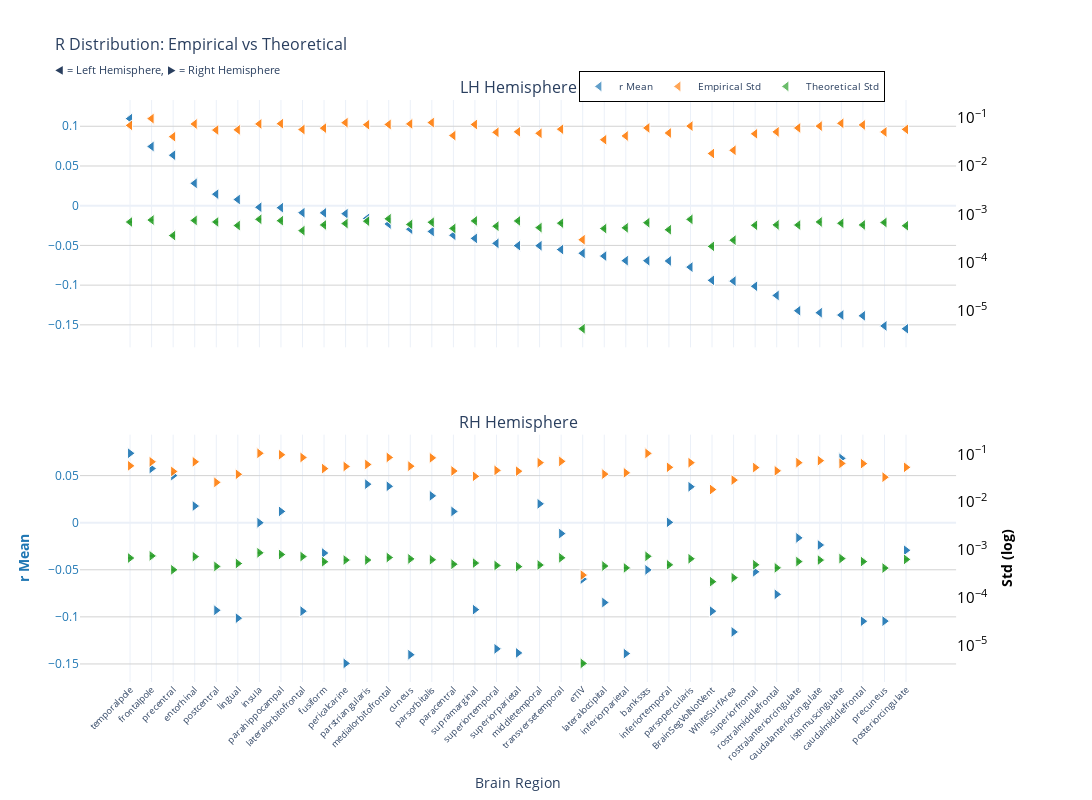
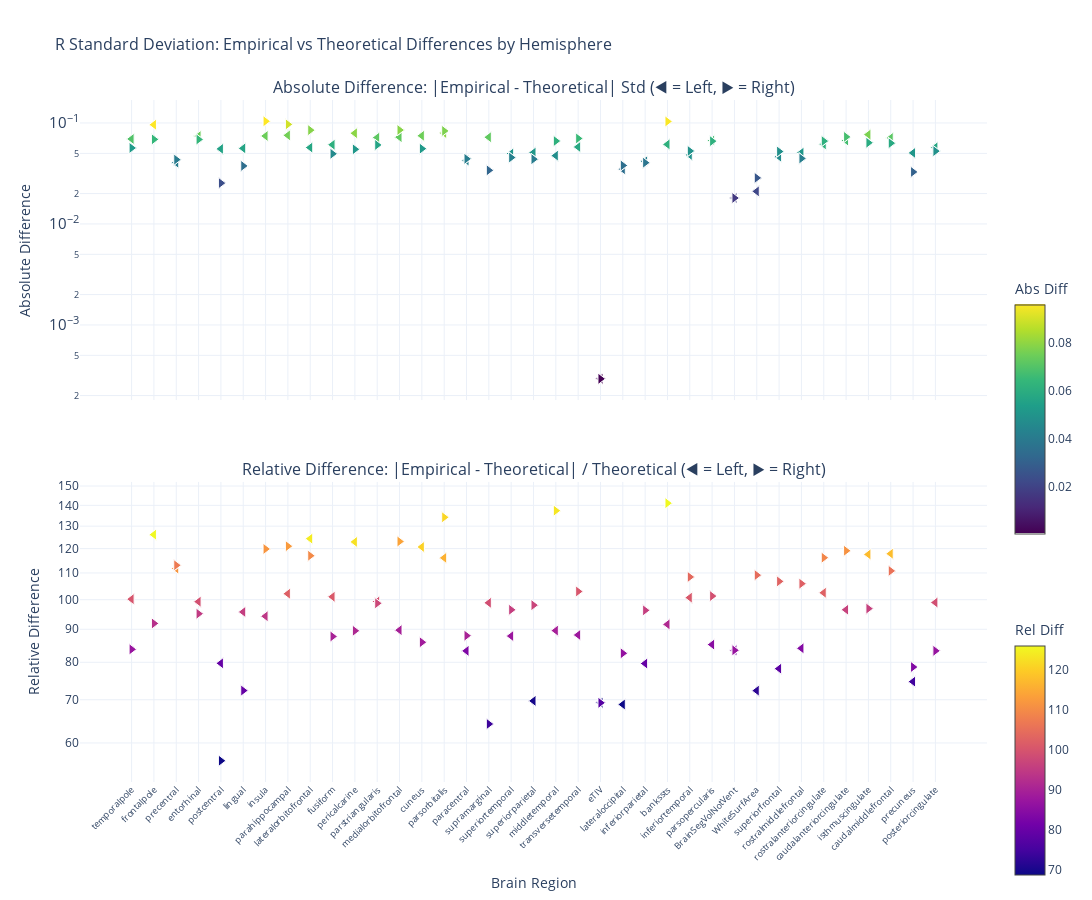

Notebook code for these charts, in order:
### Markdown cell above
### F-statistic

### Code cell
nu_nav = df_navr[(df_navr["study"] == "longitudinal") & (df_navr["group"] == "HC-PD")]
data_path = stats_dir / f"partial_correlation_longitudinal_{METRIC}.parquet"
df, stats = get_test_stats(
    data_path, stat_functions_F, nu_nav, hemisphere=True, study="longitudinal"
)
show_figure(stats, hemisphere=True, stat_name="r", study="longitudinal", metric=METRIC)

### Figure 1 — Plotly figure (JSON) as saved in the notebook; plotly's stock layout.template omitted (floating-point values rounded to 4 significant figures)
{"data": [{"hovertemplate": "<b>%{x}</b><br>Mean r: %{y:.2f}<br><extra></extra>", "legendgroup": "mean", "marker": {"color": "#1f77b4", "line": {"color": "white", "width": 1}, "opacity": 0.7, "size": 10, "symbol": "triangle-left"}, "mode": "markers", "name": "r Mean", "showlegend": true, "type": "scatter", "x": ["temporalpole", "temporalpole", "frontalpole", "frontalpole", "precentral", "precentral", "entorhinal", "entorhinal", "postcentral", "postcentral", "lingual", "lingual", "insula", "insula", "parahippocampal", "parahippocampal", "lateralorbitofrontal", "lateralorbitofrontal", "fusiform", "fusiform", "pericalcarine", "pericalcarine", "parstriangularis", "parstriangularis", "medialorbitofrontal", "medialorbitofrontal", "cuneus", "cuneus", "parsorbitalis", "parsorbitalis", "paracentral", "paracentral", "supramarginal", "supramarginal", "superiortemporal", "superiortemporal", "superiorparietal", "superiorparietal", "middletemporal", "middletemporal", "transversetemporal", "transversetemporal", "eTIV", "eTIV", "lateraloccipital", "lateraloccipital", "inferiorparietal", "inferiorparietal", "bankssts", "bankssts", "inferiortemporal", "inferiortemporal", "parsopercularis", "parsopercularis", "BrainSegVolNotVent", "BrainSegVolNotVent", "WhiteSurfArea", "WhiteSurfArea", "superiorfrontal", "superiorfrontal", "rostralmiddlefrontal", "rostralmiddlefrontal", "rostralanteriorcingulate", "rostralanteriorcingulate", "caudalanteriorcingulate", "caudalanteriorcingulate", "isthmuscingulate", "isthmuscingulate", "caudalmiddlefrontal", "caudalmiddlefrontal", "precuneus", "precuneus", "posteriorcingulate", "posteriorcingulate"], "xaxis": "x", "y": [0.1096, 0.1096, 0.07456, 0.07456, 0.06356, 0.06356, 0.02815, 0.02815, 0.01454, 0.01454, 0.007794, 0.007794, -0.001935, -0.001935, -0.002479, -0.002479, -0.008823, -0.008823, -0.008997, -0.008997, -0.01002, -0.01002, -0.01598, -0.01598, -0.02302, -0.02302, -0.02958, -0.02958, -0.0324, -0.0324, -0.03721, -0.03721, -0.04113, -0.04113, -0.04743, -0.04743, -0.05027, -0.05027, -0.05037, -0.05037, -0.05522, -0.05522, -0.05989, -0.05989, -0.06343, -0.06343, -0.06919, -0.06919, -0.06927, -0.06927, -0.06958, -0.06958, -0.07731, -0.07731, -0.09396, -0.09396, -0.09495, -0.09495, -0.1014, -0.1014, -0.113, -0.113, -0.1322, -0.1322, -0.1347, -0.1347, -0.1376, -0.1376, -0.1386, -0.1386, -0.1514, -0.1514, -0.1549, -0.1549], "yaxis": "y"}, {"hovertemplate": "<b>%{x}</b><br>Empirical Std: %{y:.3f}<br><extra></extra>", "legendgroup": "empirical", "marker": {"color": "#ff7f0e", "line": {"color": "white", "width": 1}, "opacity": 0.7, "size": 10, "symbol": "triangle-left"}, "mode": "markers", "name": "Empirical Std", "showlegend": true, "type": "scatter", "x": ["temporalpole", "temporalpole", "frontalpole", "frontalpole", "precentral", "precentral", "entorhinal", "entorhinal", "postcentral", "postcentral", "lingual", "lingual", "insula", "insula", "parahippocampal", "parahippocampal", "lateralorbitofrontal", "lateralorbitofrontal", "fusiform", "fusiform", "pericalcarine", "pericalcarine", "parstriangularis", "parstriangularis", "medialorbitofrontal", "medialorbitofrontal", "cuneus", "cuneus", "parsorbitalis", "parsorbitalis", "paracentral", "paracentral", "supramarginal", "supramarginal", "superiortemporal", "superiortemporal", "superiorparietal", "superiorparietal", "middletemporal", "middletemporal", "transversetemporal", "transversetemporal", "eTIV", "eTIV", "lateraloccipital", "lateraloccipital", "inferiorparietal", "inferiorparietal", "bankssts", "bankssts", "inferiortemporal", "inferiortemporal", "parsopercularis", "parsopercularis", "BrainSegVolNotVent", "BrainSegVolNotVent", "WhiteSurfArea", "WhiteSurfArea", "superiorfrontal", "superiorfrontal", "rostralmiddlefrontal", "rostralmiddlefrontal", "rostralanteriorcingulate", "rostralanteriorcingulate", "caudalanteriorcingulate", "caudalanteriorcingulate", "isthmuscingulate", "isthmuscingulate", "caudalmiddlefrontal", "caudalmiddlefrontal", "precuneus", "precuneus", "posteriorcingulate", "posteriorcingulate"], "xaxis": "x", "y": [0.07012, 0.07012, 0.09685, 0.09685, 0.04081, 0.04081, 0.07491, 0.07491, 0.05609, 0.05609, 0.05666, 0.05666, 0.07511, 0.07511, 0.07615, 0.07615, 0.05753, 0.05753, 0.06148, 0.06148, 0.07983, 0.07983, 0.07231, 0.07231, 0.07321, 0.07321, 0.07528, 0.07528, 0.0801, 0.0801, 0.04302, 0.04302, 0.073, 0.073, 0.0504, 0.0504, 0.05159, 0.05159, 0.048, 0.048, 0.05849, 0.05849, 0.000297, 0.000297, 0.03534, 0.03534, 0.0423, 0.0423, 0.06206, 0.06206, 0.04872, 0.04872, 0.06776, 0.06776, 0.01829, 0.01829, 0.02132, 0.02132, 0.04688, 0.04688, 0.05139, 0.05139, 0.06202, 0.06202, 0.06773, 0.06773, 0.07735, 0.07735, 0.07159, 0.07159, 0.0512, 0.0512, 0.05795, 0.05795], "yaxis": "y2"}, {"error_y": {"array": [1.377e-05, 1.377e-05, 1.514e-05, 1.514e-05, 7.193e-06, 7.193e-06, 1.484e-05, 1.484e-05, 1.381e-05, 1.381e-05, 1.164e-05, 1.164e-05, 1.566e-05, 1.566e-05, 1.467e-05, 1.467e-05, 9.122e-06, 9.122e-06, 1.197e-05, 1.197e-05, 1.28e-05, 1.28e-05, 1.432e-05, 1.432e-05, 1.604e-05, 1.604e-05, 1.229e-05, 1.229e-05, 1.359e-05, 1.359e-05, 1.014e-05, 1.014e-05, 1.452e-05, 1.452e-05, 1.127e-05, 1.127e-05, 1.45e-05, 1.45e-05, 1.053e-05, 1.053e-05, 1.303e-05, 1.303e-05, 8.401e-08, 8.401e-08, 1.006e-05, 1.006e-05, 1.042e-05, 1.042e-05, 1.332e-05, 1.332e-05, 9.515e-06, 9.515e-06, 1.562e-05, 1.562e-05, 4.301e-06, 4.301e-06, 5.779e-06, 5.779e-06, 1.176e-05, 1.176e-05, 1.2e-05, 1.2e-05, 1.191e-05, 1.191e-05, 1.381e-05, 1.381e-05, 1.297e-05, 1.297e-05, 1.197e-05, 1.197e-05, 1.344e-05, 1.344e-05, 1.151e-05, 1.151e-05], "arrayminus": [1.349e-05, 1.349e-05, 1.484e-05, 1.484e-05, 7.05e-06, 7.05e-06, 1.454e-05, 1.454e-05, 1.353e-05, 1.353e-05, 1.141e-05, 1.141e-05, 1.535e-05, 1.535e-05, 1.438e-05, 1.438e-05, 8.941e-06, 8.941e-06, 1.173e-05, 1.173e-05, 1.255e-05, 1.255e-05, 1.403e-05, 1.403e-05, 1.572e-05, 1.572e-05, 1.205e-05, 1.205e-05, 1.332e-05, 1.332e-05, 9.935e-06, 9.935e-06, 1.423e-05, 1.423e-05, 1.105e-05, 1.105e-05, 1.421e-05, 1.421e-05, 1.032e-05, 1.032e-05, 1.277e-05, 1.277e-05, 8.235e-08, 8.235e-08, 9.858e-06, 9.858e-06, 1.021e-05, 1.021e-05, 1.305e-05, 1.305e-05, 9.326e-06, 9.326e-06, 1.531e-05, 1.531e-05, 4.215e-06, 4.215e-06, 5.665e-06, 5.665e-06, 1.153e-05, 1.153e-05, 1.176e-05, 1.176e-05, 1.167e-05, 1.167e-05, 1.353e-05, 1.353e-05, 1.271e-05, 1.271e-05, 1.174e-05, 1.174e-05, 1.318e-05, 1.318e-05, 1.129e-05, 1.129e-05], "color": "#2ca02c", "thickness": 1, "type": "data", "visible": true, "width": 2}, "hovertemplate": "<b>%{x}</b><br>Theoretical Std: %{y:.3f}<br><extra></extra>", "legendgroup": "theoretical", "marker": {"color": "#2ca02c", "line": {"color": "white", "width": 1}, "opacity": 0.7, "size": 10, "symbol": "triangle-left"}, "mode": "markers", "name": "Theoretical Std", "showlegend": true, "type": "scatter", "x": ["temporalpole", "temporalpole", "frontalpole", "frontalpole", "precentral", "precentral", "entorhinal", "entorhinal", "postcentral", "postcentral", "lingual", "lingual", "insula", "insula", "parahippocampal", "parahippocampal", "lateralorbitofrontal", "lateralorbitofrontal", "fusiform", "fusiform", "pericalcarine", "pericalcarine", "parstriangularis", "parstriangularis", "medialorbitofrontal", "medialorbitofrontal", "cuneus", "cuneus", "parsorbitalis", "parsorbitalis", "paracentral", "paracentral", "supramarginal", "supramarginal", "superiortemporal", "superiortemporal", "superiorparietal", "superiorparietal", "middletemporal", "middletemporal", "transversetemporal", "transversetemporal", "eTIV", "eTIV", "lateraloccipital", "lateraloccipital", "inferiorparietal", "inferiorparietal", "bankssts", "bankssts", "inferiortemporal", "inferiortemporal", "parsopercularis", "parsopercularis", "BrainSegVolNotVent", "BrainSegVolNotVent", "WhiteSurfArea", "WhiteSurfArea", "superiorfrontal", "superiorfrontal", "rostralmiddlefrontal", "rostralmiddlefrontal", "rostralanteriorcingulate", "rostralanteriorcingulate", "caudalanteriorcingulate", "caudalanteriorcingulate", "isthmuscingulate", "isthmuscingulate", "caudalmiddlefrontal", "caudalmiddlefrontal", "precuneus", "precuneus", "posteriorcingulate", "posteriorcingulate"], "xaxis": "x", "y": [0.0006929, 0.0006929, 0.0007619, 0.0007619, 0.000362, 0.000362, 0.0007468, 0.0007468, 0.0006949, 0.0006949, 0.0005857, 0.0005857, 0.0007883, 0.0007883, 0.0007382, 0.0007382, 0.0004591, 0.0004591, 0.0006025, 0.0006025, 0.0006444, 0.0006444, 0.0007205, 0.0007205, 0.000807, 0.000807, 0.0006186, 0.0006186, 0.0006841, 0.0006841, 0.0005101, 0.0005101, 0.0007308, 0.0007308, 0.0005673, 0.0005673, 0.0007295, 0.0007295, 0.0005301, 0.0005301, 0.0006559, 0.0006559, 4.228e-06, 4.228e-06, 0.0005062, 0.0005062, 0.0005244, 0.0005244, 0.0006703, 0.0006703, 0.0004789, 0.0004789, 0.0007859, 0.0007859, 0.0002164, 0.0002164, 0.0002909, 0.0002909, 0.0005919, 0.0005919, 0.0006039, 0.0006039, 0.0005992, 0.0005992, 0.0006948, 0.0006948, 0.0006526, 0.0006526, 0.0006026, 0.0006026, 0.0006766, 0.0006766, 0.0005795, 0.0005795], "yaxis": "y2"}, {"hovertemplate": "<b>%{x}</b><br>Mean r: %{y:.2f}<br><extra></extra>", "legendgroup": "mean", "marker": {"color": "#1f77b4", "line": {"color": "white", "width": 1}, "opacity": 0.7, "size": 10, "symbol": "triangle-right"}, "mode": "markers", "name": "r Mean", "showlegend": false, "type": "scatter", "x": ["temporalpole", "temporalpole", "isthmuscingulate", "isthmuscingulate", "frontalpole", "frontalpole", "precentral", "precentral", "parstriangularis", "parstriangularis", "medialorbitofrontal", "medialorbitofrontal", "parsopercularis", "parsopercularis", "parsorbitalis", "parsorbitalis", "middletemporal", "middletemporal", "entorhinal", "entorhinal", "parahippocampal", "parahippocampal", "paracentral", "paracentral", "inferiortemporal", "inferiortemporal", "insula", "insula", "transversetemporal", "transversetemporal", "rostralanteriorcingulate", "rostralanteriorcingulate", "caudalanteriorcingulate", "caudalanteriorcingulate", "posteriorcingulate", "posteriorcingulate", "fusiform", "fusiform", "bankssts", "bankssts", "superiorfrontal", "superiorfrontal", "eTIV", "eTIV", "rostralmiddlefrontal", "rostralmiddlefrontal", "lateraloccipital", "lateraloccipital", "supramarginal", "supramarginal", "postcentral", "postcentral", "lateralorbitofrontal", "lateralorbitofrontal", "BrainSegVolNotVent", "BrainSegVolNotVent", "lingual", "lingual", "precuneus", "precuneus", "caudalmiddlefrontal", "caudalmiddlefrontal", "WhiteSurfArea", "WhiteSurfArea", "superiortemporal", "superiortemporal", "superiorparietal", "superiorparietal", "inferiorparietal", "inferiorparietal", "cuneus", "cuneus", "pericalcarine", "pericalcarine"], "xaxis": "x2", "y": [0.07372, 0.07372, 0.06831, 0.06831, 0.05755, 0.05755, 0.05001, 0.05001, 0.04091, 0.04091, 0.03862, 0.03862, 0.03815, 0.03815, 0.02853, 0.02853, 0.02002, 0.02002, 0.01769, 0.01769, 0.01199, 0.01199, 0.01195, 0.01195, 0.0003813, 0.0003813, -2.163e-05, -2.163e-05, -0.01155, -0.01155, -0.0161, -0.0161, -0.02367, -0.02367, -0.02927, -0.02927, -0.03223, -0.03223, -0.05011, -0.05011, -0.05212, -0.05212, -0.05989, -0.05989, -0.07608, -0.07608, -0.08477, -0.08477, -0.09229, -0.09229, -0.09301, -0.09301, -0.09393, -0.09393, -0.09396, -0.09396, -0.1014, -0.1014, -0.1045, -0.1045, -0.1046, -0.1046, -0.116, -0.116, -0.134, -0.134, -0.1383, -0.1383, -0.139, -0.139, -0.1402, -0.1402, -0.1494, -0.1494], "yaxis": "y3"}, {"hovertemplate": "<b>%{x}</b><br>Empirical Std: %{y:.3f}<br><extra></extra>", "legendgroup": "empirical", "marker": {"color": "#ff7f0e", "line": {"color": "white", "width": 1}, "opacity": 0.7, "size": 10, "symbol": "triangle-right"}, "mode": "markers", "name": "Empirical Std", "showlegend": false, "type": "scatter", "x": ["temporalpole", "temporalpole", "isthmuscingulate", "isthmuscingulate", "frontalpole", "frontalpole", "precentral", "precentral", "parstriangularis", "parstriangularis", "medialorbitofrontal", "medialorbitofrontal", "parsopercularis", "parsopercularis", "parsorbitalis", "parsorbitalis", "middletemporal", "middletemporal", "entorhinal", "entorhinal", "parahippocampal", "parahippocampal", "paracentral", "paracentral", "inferiortemporal", "inferiortemporal", "insula", "insula", "transversetemporal", "transversetemporal", "rostralanteriorcingulate", "rostralanteriorcingulate", "caudalanteriorcingulate", "caudalanteriorcingulate", "posteriorcingulate", "posteriorcingulate", "fusiform", "fusiform", "bankssts", "bankssts", "superiorfrontal", "superiorfrontal", "eTIV", "eTIV", "rostralmiddlefrontal", "rostralmiddlefrontal", "lateraloccipital", "lateraloccipital", "supramarginal", "supramarginal", "postcentral", "postcentral", "lateralorbitofrontal", "lateralorbitofrontal", "BrainSegVolNotVent", "BrainSegVolNotVent", "lingual", "lingual", "precuneus", "precuneus", "caudalmiddlefrontal", "caudalmiddlefrontal", "WhiteSurfArea", "WhiteSurfArea", "superiortemporal", "superiortemporal", "superiorparietal", "superiorparietal", "inferiorparietal", "inferiorparietal", "cuneus", "cuneus", "pericalcarine", "pericalcarine"], "xaxis": "x2", "y": [0.05726, 0.05726, 0.06437, 0.06437, 0.06958, 0.06958, 0.04373, 0.04373, 0.06119, 0.06119, 0.08583, 0.08583, 0.06672, 0.06672, 0.08402, 0.08402, 0.06675, 0.06675, 0.0694, 0.0694, 0.09768, 0.09768, 0.04464, 0.04464, 0.05329, 0.05329, 0.1049, 0.1049, 0.07098, 0.07098, 0.06668, 0.06668, 0.07345, 0.07345, 0.05327, 0.05327, 0.05008, 0.05008, 0.1042, 0.1042, 0.05264, 0.05264, 0.000297, 0.000297, 0.04496, 0.04496, 0.03841, 0.03841, 0.0345, 0.0345, 0.02583, 0.02583, 0.08563, 0.08563, 0.01829, 0.01829, 0.03807, 0.03807, 0.03315, 0.03315, 0.06369, 0.06369, 0.02885, 0.02885, 0.04597, 0.04597, 0.04427, 0.04427, 0.04086, 0.04086, 0.05631, 0.05631, 0.05549, 0.05549], "yaxis": "y4"}, {"error_y": {"array": [1.342e-05, 1.342e-05, 1.307e-05, 1.307e-05, 1.488e-05, 1.488e-05, 7.617e-06, 7.617e-06, 1.219e-05, 1.219e-05, 1.374e-05, 1.374e-05, 1.296e-05, 1.296e-05, 1.235e-05, 1.235e-05, 9.585e-06, 9.585e-06, 1.434e-05, 1.434e-05, 1.591e-05, 1.591e-05, 9.97e-06, 9.97e-06, 9.675e-06, 9.675e-06, 1.724e-05, 1.724e-05, 1.356e-05, 1.356e-05, 1.131e-05, 1.131e-05, 1.215e-05, 1.215e-05, 1.255e-05, 1.255e-05, 1.122e-05, 1.122e-05, 1.458e-05, 1.458e-05, 9.707e-06, 9.707e-06, 8.401e-08, 8.401e-08, 8.357e-06, 8.357e-06, 9.128e-06, 9.128e-06, 1.051e-05, 1.051e-05, 8.953e-06, 8.953e-06, 1.442e-05, 1.442e-05, 4.301e-06, 4.301e-06, 1.032e-05, 1.032e-05, 8.27e-06, 8.27e-06, 1.132e-05, 1.132e-05, 5.203e-06, 5.203e-06, 9.372e-06, 9.372e-06, 8.877e-06, 8.877e-06, 8.345e-06, 8.345e-06, 1.287e-05, 1.287e-05, 1.218e-05, 1.218e-05], "arrayminus": [1.315e-05, 1.315e-05, 1.281e-05, 1.281e-05, 1.459e-05, 1.459e-05, 7.466e-06, 7.466e-06, 1.195e-05, 1.195e-05, 1.347e-05, 1.347e-05, 1.27e-05, 1.27e-05, 1.211e-05, 1.211e-05, 9.395e-06, 9.395e-06, 1.406e-05, 1.406e-05, 1.559e-05, 1.559e-05, 9.772e-06, 9.772e-06, 9.484e-06, 9.484e-06, 1.69e-05, 1.69e-05, 1.329e-05, 1.329e-05, 1.108e-05, 1.108e-05, 1.191e-05, 1.191e-05, 1.23e-05, 1.23e-05, 1.099e-05, 1.099e-05, 1.429e-05, 1.429e-05, 9.515e-06, 9.515e-06, 8.235e-08, 8.235e-08, 8.191e-06, 8.191e-06, 8.947e-06, 8.947e-06, 1.03e-05, 1.03e-05, 8.776e-06, 8.776e-06, 1.414e-05, 1.414e-05, 4.215e-06, 4.215e-06, 1.011e-05, 1.011e-05, 8.106e-06, 8.106e-06, 1.109e-05, 1.109e-05, 5.1e-06, 5.1e-06, 9.186e-06, 9.186e-06, 8.701e-06, 8.701e-06, 8.179e-06, 8.179e-06, 1.262e-05, 1.262e-05, 1.194e-05, 1.194e-05], "color": "#2ca02c", "thickness": 1, "type": "data", "visible": true, "width": 2}, "hovertemplate": "<b>%{x}</b><br>Theoretical Std: %{y:.3f}<br><extra></extra>", "legendgroup": "theoretical", "marker": {"color": "#2ca02c", "line": {"color": "white", "width": 1}, "opacity": 0.7, "size": 10, "symbol": "triangle-right"}, "mode": "markers", "name": "Theoretical Std", "showlegend": false, "type": "scatter", "x": ["temporalpole", "temporalpole", "isthmuscingulate", "isthmuscingulate", "frontalpole", "frontalpole", "precentral", "precentral", "parstriangularis", "parstriangularis", "medialorbitofrontal", "medialorbitofrontal", "parsopercularis", "parsopercularis", "parsorbitalis", "parsorbitalis", "middletemporal", "middletemporal", "entorhinal", "entorhinal", "parahippocampal", "parahippocampal", "paracentral", "paracentral", "inferiortemporal", "inferiortemporal", "insula", "insula", "transversetemporal", "transversetemporal", "rostralanteriorcingulate", "rostralanteriorcingulate", "caudalanteriorcingulate", "caudalanteriorcingulate", "posteriorcingulate", "posteriorcingulate", "fusiform", "fusiform", "bankssts", "bankssts", "superiorfrontal", "superiorfrontal", "eTIV", "eTIV", "rostralmiddlefrontal", "rostralmiddlefrontal", "lateraloccipital", "lateraloccipital", "supramarginal", "supramarginal", "postcentral", "postcentral", "lateralorbitofrontal", "lateralorbitofrontal", "BrainSegVolNotVent", "BrainSegVolNotVent", "lingual", "lingual", "precuneus", "precuneus", "caudalmiddlefrontal", "caudalmiddlefrontal", "WhiteSurfArea", "WhiteSurfArea", "superiortemporal", "superiortemporal", "superiorparietal", "superiorparietal", "inferiorparietal", "inferiorparietal", "cuneus", "cuneus", "pericalcarine", "pericalcarine"], "xaxis": "x2", "y": [0.0006754, 0.0006754, 0.0006577, 0.0006577, 0.000749, 0.000749, 0.0003833, 0.0003833, 0.0006136, 0.0006136, 0.0006918, 0.0006918, 0.0006522, 0.0006522, 0.0006217, 0.0006217, 0.0004824, 0.0004824, 0.0007219, 0.0007219, 0.0008005, 0.0008005, 0.0005018, 0.0005018, 0.0004869, 0.0004869, 0.0008679, 0.0008679, 0.0006826, 0.0006826, 0.0005692, 0.0005692, 0.0006117, 0.0006117, 0.0006317, 0.0006317, 0.0005645, 0.0005645, 0.0007337, 0.0007337, 0.0004885, 0.0004885, 4.228e-06, 4.228e-06, 0.0004206, 0.0004206, 0.0004594, 0.0004594, 0.0005291, 0.0005291, 0.0004506, 0.0004506, 0.0007258, 0.0007258, 0.0002164, 0.0002164, 0.0005191, 0.0005191, 0.0004162, 0.0004162, 0.0005696, 0.0005696, 0.0002619, 0.0002619, 0.0004717, 0.0004717, 0.0004468, 0.0004468, 0.00042, 0.00042, 0.0006478, 0.0006478, 0.0006131, 0.0006131], "yaxis": "y4"}], "layout": {"annotations": [{"font": {"size": 16}, "showarrow": false, "text": "LH Hemisphere", "x": 0.47, "xanchor": "center", "xref": "paper", "y": 1, "yanchor": "bottom", "yref": "paper"}, {"font": {"size": 16}, "showarrow": false, "text": "RH Hemisphere", "x": 0.47, "xanchor": "center", "xref": "paper", "y": 0.425, "yanchor": "bottom", "yref": "paper"}], "height": 800, "hovermode": "x", "legend": {"bgcolor": "rgba(255, 255, 255, 0.9)", "bordercolor": "black", "borderwidth": 1, "font": {"size": 10}, "orientation": "h", "x": 0.7, "xanchor": "center", "y": 1.05}, "title": {"font": {"size": 16}, "text": "R Distribution: Empirical vs Theoretical<br><sub>◀ = Left Hemisphere, ▶ = Right Hemisphere</sub>"}, "width": 1400, "xaxis": {"anchor": "y", "domain": [0, 0.94], "matches": "x2", "showticklabels": false}, "xaxis2": {"anchor": "y3", "domain": [0, 0.94], "tickangle": -45, "tickfont": {"size": 9}, "title": {"text": "Brain Region"}}, "yaxis": {"anchor": "x", "domain": [0.575, 1], "gridcolor": "lightgray", "showgrid": true, "tickfont": {"color": "#1f77b4"}, "title": {"font": {"color": "#1f77b4"}, "text": ""}}, "yaxis2": {"anchor": "x", "exponentformat": "power", "overlaying": "y", "showgrid": false, "side": "right", "tickfont": {"color": "black"}, "title": {"font": {"color": "black"}, "text": ""}, "type": "log"}, "yaxis3": {"anchor": "x2", "domain": [0, 0.425], "gridcolor": "lightgray", "showgrid": true, "tickfont": {"color": "#1f77b4"}, "title": {"font": {"color": "#1f77b4"}, "text": "<b>r Mean</b>"}}, "yaxis4": {"anchor": "x2", "exponentformat": "power", "overlaying": "y3", "showgrid": false, "side": "right", "tickfont": {"color": "black"}, "title": {"font": {"color": "black"}, "text": "<b>Std (log)</b>"}, "type": "log"}}}

### Figure 2 — Plotly figure (JSON) as saved in the notebook; plotly's stock layout.template omitted (floating-point values rounded to 4 significant figures)
{"data": [{"hovertemplate": "<b>%{x}</b><br>Hemisphere: %{text}<br>Abs Diff: %{y:.4f}<br><extra></extra>", "legendgroup": "abs_lh", "marker": {"color": [0.06943, 0.06943, 0.09609, 0.09609, 0.04045, 0.04045, 0.07416, 0.07416, 0.05539, 0.05539, 0.05607, 0.05607, 0.07432, 0.07432, 0.07541, 0.07541, 0.05707, 0.05707, 0.06088, 0.06088, 0.07919, 0.07919, 0.07159, 0.07159, 0.07241, 0.07241, 0.07466, 0.07466, 0.07941, 0.07941, 0.04251, 0.04251, 0.07227, 0.07227, 0.04984, 0.04984, 0.05086, 0.05086, 0.04747, 0.04747, 0.05783, 0.05783, 0.0002927, 0.0002927, 0.03484, 0.03484, 0.04177, 0.04177, 0.06139, 0.06139, 0.04824, 0.04824, 0.06697, 0.06697, 0.01807, 0.01807, 0.02103, 0.02103, 0.04629, 0.04629, 0.05078, 0.05078, 0.06142, 0.06142, 0.06704, 0.06704, 0.0767, 0.0767, 0.07099, 0.07099, 0.05052, 0.05052, 0.05737, 0.05737], "colorbar": {"len": 0.4, "title": {"text": "Abs Diff"}, "y": 0.75, "yanchor": "top"}, "colorscale": [[0, "#440154"], [0.1111, "#482878"], [0.2222, "#3e4989"], [0.3333, "#31688e"], [0.4444, "#26828e"], [0.5556, "#1f9e89"], [0.6667, "#35b779"], [0.7778, "#6ece58"], [0.8889, "#b5de2b"], [1, "#fde725"]], "line": {"color": "white", "width": 1}, "showscale": true, "size": 10, "symbol": "triangle-left"}, "mode": "markers", "name": "Absolute (lh)", "showlegend": false, "text": ["lh", "lh", "lh", "lh", "lh", "lh", "lh", "lh", "lh", "lh", "lh", "lh", "lh", "lh", "lh", "lh", "lh", "lh", "lh", "lh", "lh", "lh", "lh", "lh", "lh", "lh", "lh", "lh", "lh", "lh", "lh", "lh", "lh", "lh", "lh", "lh", "lh", "lh", "lh", "lh", "lh", "lh", "lh", "lh", "lh", "lh", "lh", "lh", "lh", "lh", "lh", "lh", "lh", "lh", "lh", "lh", "lh", "lh", "lh", "lh", "lh", "lh", "lh", "lh", "lh", "lh", "lh", "lh", "lh", "lh", "lh", "lh", "lh", "lh"], "type": "scatter", "x": ["temporalpole", "temporalpole", "frontalpole", "frontalpole", "precentral", "precentral", "entorhinal", "entorhinal", "postcentral", "postcentral", "lingual", "lingual", "insula", "insula", "parahippocampal", "parahippocampal", "lateralorbitofrontal", "lateralorbitofrontal", "fusiform", "fusiform", "pericalcarine", "pericalcarine", "parstriangularis", "parstriangularis", "medialorbitofrontal", "medialorbitofrontal", "cuneus", "cuneus", "parsorbitalis", "parsorbitalis", "paracentral", "paracentral", "supramarginal", "supramarginal", "superiortemporal", "superiortemporal", "superiorparietal", "superiorparietal", "middletemporal", "middletemporal", "transversetemporal", "transversetemporal", "eTIV", "eTIV", "lateraloccipital", "lateraloccipital", "inferiorparietal", "inferiorparietal", "bankssts", "bankssts", "inferiortemporal", "inferiortemporal", "parsopercularis", "parsopercularis", "BrainSegVolNotVent", "BrainSegVolNotVent", "WhiteSurfArea", "WhiteSurfArea", "superiorfrontal", "superiorfrontal", "rostralmiddlefrontal", "rostralmiddlefrontal", "rostralanteriorcingulate", "rostralanteriorcingulate", "caudalanteriorcingulate", "caudalanteriorcingulate", "isthmuscingulate", "isthmuscingulate", "caudalmiddlefrontal", "caudalmiddlefrontal", "precuneus", "precuneus", "posteriorcingulate", "posteriorcingulate"], "xaxis": "x", "y": [0.06943, 0.06943, 0.09609, 0.09609, 0.04045, 0.04045, 0.07416, 0.07416, 0.05539, 0.05539, 0.05607, 0.05607, 0.07432, 0.07432, 0.07541, 0.07541, 0.05707, 0.05707, 0.06088, 0.06088, 0.07919, 0.07919, 0.07159, 0.07159, 0.07241, 0.07241, 0.07466, 0.07466, 0.07941, 0.07941, 0.04251, 0.04251, 0.07227, 0.07227, 0.04984, 0.04984, 0.05086, 0.05086, 0.04747, 0.04747, 0.05783, 0.05783, 0.0002927, 0.0002927, 0.03484, 0.03484, 0.04177, 0.04177, 0.06139, 0.06139, 0.04824, 0.04824, 0.06697, 0.06697, 0.01807, 0.01807, 0.02103, 0.02103, 0.04629, 0.04629, 0.05078, 0.05078, 0.06142, 0.06142, 0.06704, 0.06704, 0.0767, 0.0767, 0.07099, 0.07099, 0.05052, 0.05052, 0.05737, 0.05737], "yaxis": "y"}, {"hovertemplate": "<b>%{x}</b><br>Hemisphere: %{text}<br>Rel Diff: %{y:.2%}<br><extra></extra>", "legendgroup": "rel_lh", "marker": {"color": [100.2, 100.2, 126.1, 126.1, 111.7, 111.7, 99.31, 99.31, 79.72, 79.72, 95.73, 95.73, 94.28, 94.28, 102.2, 102.2, 124.3, 124.3, 101.0, 101.0, 122.9, 122.9, 99.36, 99.36, 89.72, 89.72, 120.7, 120.7, 116.1, 116.1, 83.32, 83.32, 98.89, 98.89, 87.84, 87.84, 69.71, 69.71, 89.56, 89.56, 88.18, 88.18, 69.23, 69.23, 68.83, 68.83, 79.65, 79.65, 91.58, 91.58, 100.7, 100.7, 85.21, 85.21, 83.5, 83.5, 72.31, 72.31, 78.2, 78.2, 84.09, 84.09, 102.5, 102.5, 96.48, 96.48, 117.5, 117.5, 117.8, 117.8, 74.67, 74.67, 99.0, 99.0], "colorbar": {"len": 0.4, "title": {"text": "Rel Diff"}, "y": 0.25, "yanchor": "top"}, "colorscale": [[0, "#0d0887"], [0.1111, "#46039f"], [0.2222, "#7201a8"], [0.3333, "#9c179e"], [0.4444, "#bd3786"], [0.5556, "#d8576b"], [0.6667, "#ed7953"], [0.7778, "#fb9f3a"], [0.8889, "#fdca26"], [1, "#f0f921"]], "line": {"color": "white", "width": 1}, "showscale": true, "size": 10, "symbol": "triangle-left"}, "mode": "markers", "name": "Relative (lh)", "showlegend": false, "text": ["lh", "lh", "lh", "lh", "lh", "lh", "lh", "lh", "lh", "lh", "lh", "lh", "lh", "lh", "lh", "lh", "lh", "lh", "lh", "lh", "lh", "lh", "lh", "lh", "lh", "lh", "lh", "lh", "lh", "lh", "lh", "lh", "lh", "lh", "lh", "lh", "lh", "lh", "lh", "lh", "lh", "lh", "lh", "lh", "lh", "lh", "lh", "lh", "lh", "lh", "lh", "lh", "lh", "lh", "lh", "lh", "lh", "lh", "lh", "lh", "lh", "lh", "lh", "lh", "lh", "lh", "lh", "lh", "lh", "lh", "lh", "lh", "lh", "lh"], "type": "scatter", "x": ["temporalpole", "temporalpole", "frontalpole", "frontalpole", "precentral", "precentral", "entorhinal", "entorhinal", "postcentral", "postcentral", "lingual", "lingual", "insula", "insula", "parahippocampal", "parahippocampal", "lateralorbitofrontal", "lateralorbitofrontal", "fusiform", "fusiform", "pericalcarine", "pericalcarine", "parstriangularis", "parstriangularis", "medialorbitofrontal", "medialorbitofrontal", "cuneus", "cuneus", "parsorbitalis", "parsorbitalis", "paracentral", "paracentral", "supramarginal", "supramarginal", "superiortemporal", "superiortemporal", "superiorparietal", "superiorparietal", "middletemporal", "middletemporal", "transversetemporal", "transversetemporal", "eTIV", "eTIV", "lateraloccipital", "lateraloccipital", "inferiorparietal", "inferiorparietal", "bankssts", "bankssts", "inferiortemporal", "inferiortemporal", "parsopercularis", "parsopercularis", "BrainSegVolNotVent", "BrainSegVolNotVent", "WhiteSurfArea", "WhiteSurfArea", "superiorfrontal", "superiorfrontal", "rostralmiddlefrontal", "rostralmiddlefrontal", "rostralanteriorcingulate", "rostralanteriorcingulate", "caudalanteriorcingulate", "caudalanteriorcingulate", "isthmuscingulate", "isthmuscingulate", "caudalmiddlefrontal", "caudalmiddlefrontal", "precuneus", "precuneus", "posteriorcingulate", "posteriorcingulate"], "xaxis": "x2", "y": [100.2, 100.2, 126.1, 126.1, 111.7, 111.7, 99.31, 99.31, 79.72, 79.72, 95.73, 95.73, 94.28, 94.28, 102.2, 102.2, 124.3, 124.3, 101.0, 101.0, 122.9, 122.9, 99.36, 99.36, 89.72, 89.72, 120.7, 120.7, 116.1, 116.1, 83.32, 83.32, 98.89, 98.89, 87.84, 87.84, 69.71, 69.71, 89.56, 89.56, 88.18, 88.18, 69.23, 69.23, 68.83, 68.83, 79.65, 79.65, 91.58, 91.58, 100.7, 100.7, 85.21, 85.21, 83.5, 83.5, 72.31, 72.31, 78.2, 78.2, 84.09, 84.09, 102.5, 102.5, 96.48, 96.48, 117.5, 117.5, 117.8, 117.8, 74.67, 74.67, 99.0, 99.0], "yaxis": "y2"}, {"hovertemplate": "<b>%{x}</b><br>Hemisphere: %{text}<br>Abs Diff: %{y:.4f}<br><extra></extra>", "legendgroup": "abs_rh", "marker": {"color": [0.05658, 0.05658, 0.06371, 0.06371, 0.06883, 0.06883, 0.04334, 0.04334, 0.06058, 0.06058, 0.08514, 0.08514, 0.06607, 0.06607, 0.0834, 0.0834, 0.06627, 0.06627, 0.06867, 0.06867, 0.09687, 0.09687, 0.04414, 0.04414, 0.05281, 0.05281, 0.104, 0.104, 0.0703, 0.0703, 0.06611, 0.06611, 0.07283, 0.07283, 0.05264, 0.05264, 0.04952, 0.04952, 0.1035, 0.1035, 0.05215, 0.05215, 0.0002927, 0.0002927, 0.04454, 0.04454, 0.03795, 0.03795, 0.03397, 0.03397, 0.02538, 0.02538, 0.0849, 0.0849, 0.01807, 0.01807, 0.03755, 0.03755, 0.03274, 0.03274, 0.06313, 0.06313, 0.02859, 0.02859, 0.0455, 0.0455, 0.04382, 0.04382, 0.04044, 0.04044, 0.05566, 0.05566, 0.05488, 0.05488], "colorbar": {"len": 0.4, "title": {"text": "Abs Diff"}, "y": 0.75, "yanchor": "top"}, "colorscale": [[0, "#440154"], [0.1111, "#482878"], [0.2222, "#3e4989"], [0.3333, "#31688e"], [0.4444, "#26828e"], [0.5556, "#1f9e89"], [0.6667, "#35b779"], [0.7778, "#6ece58"], [0.8889, "#b5de2b"], [1, "#fde725"]], "line": {"color": "white", "width": 1}, "showscale": false, "size": 10, "symbol": "triangle-right"}, "mode": "markers", "name": "Absolute (rh)", "showlegend": false, "text": ["rh", "rh", "rh", "rh", "rh", "rh", "rh", "rh", "rh", "rh", "rh", "rh", "rh", "rh", "rh", "rh", "rh", "rh", "rh", "rh", "rh", "rh", "rh", "rh", "rh", "rh", "rh", "rh", "rh", "rh", "rh", "rh", "rh", "rh", "rh", "rh", "rh", "rh", "rh", "rh", "rh", "rh", "rh", "rh", "rh", "rh", "rh", "rh", "rh", "rh", "rh", "rh", "rh", "rh", "rh", "rh", "rh", "rh", "rh", "rh", "rh", "rh", "rh", "rh", "rh", "rh", "rh", "rh", "rh", "rh", "rh", "rh", "rh", "rh"], "type": "scatter", "x": ["temporalpole", "temporalpole", "isthmuscingulate", "isthmuscingulate", "frontalpole", "frontalpole", "precentral", "precentral", "parstriangularis", "parstriangularis", "medialorbitofrontal", "medialorbitofrontal", "parsopercularis", "parsopercularis", "parsorbitalis", "parsorbitalis", "middletemporal", "middletemporal", "entorhinal", "entorhinal", "parahippocampal", "parahippocampal", "paracentral", "paracentral", "inferiortemporal", "inferiortemporal", "insula", "insula", "transversetemporal", "transversetemporal", "rostralanteriorcingulate", "rostralanteriorcingulate", "caudalanteriorcingulate", "caudalanteriorcingulate", "posteriorcingulate", "posteriorcingulate", "fusiform", "fusiform", "bankssts", "bankssts", "superiorfrontal", "superiorfrontal", "eTIV", "eTIV", "rostralmiddlefrontal", "rostralmiddlefrontal", "lateraloccipital", "lateraloccipital", "supramarginal", "supramarginal", "postcentral", "postcentral", "lateralorbitofrontal", "lateralorbitofrontal", "BrainSegVolNotVent", "BrainSegVolNotVent", "lingual", "lingual", "precuneus", "precuneus", "caudalmiddlefrontal", "caudalmiddlefrontal", "WhiteSurfArea", "WhiteSurfArea", "superiortemporal", "superiortemporal", "superiorparietal", "superiorparietal", "inferiorparietal", "inferiorparietal", "cuneus", "cuneus", "pericalcarine", "pericalcarine"], "xaxis": "x", "y": [0.05658, 0.05658, 0.06371, 0.06371, 0.06883, 0.06883, 0.04334, 0.04334, 0.06058, 0.06058, 0.08514, 0.08514, 0.06607, 0.06607, 0.0834, 0.0834, 0.06627, 0.06627, 0.06867, 0.06867, 0.09687, 0.09687, 0.04414, 0.04414, 0.05281, 0.05281, 0.104, 0.104, 0.0703, 0.0703, 0.06611, 0.06611, 0.07283, 0.07283, 0.05264, 0.05264, 0.04952, 0.04952, 0.1035, 0.1035, 0.05215, 0.05215, 0.0002927, 0.0002927, 0.04454, 0.04454, 0.03795, 0.03795, 0.03397, 0.03397, 0.02538, 0.02538, 0.0849, 0.0849, 0.01807, 0.01807, 0.03755, 0.03755, 0.03274, 0.03274, 0.06313, 0.06313, 0.02859, 0.02859, 0.0455, 0.0455, 0.04382, 0.04382, 0.04044, 0.04044, 0.05566, 0.05566, 0.05488, 0.05488], "yaxis": "y"}, {"hovertemplate": "<b>%{x}</b><br>Hemisphere: %{text}<br>Rel Diff: %{y:.2%}<br><extra></extra>", "legendgroup": "rel_rh", "marker": {"color": [83.78, 83.78, 96.88, 96.88, 91.89, 91.89, 113.1, 113.1, 98.73, 98.73, 123.1, 123.1, 101.3, 101.3, 134.2, 134.2, 137.4, 137.4, 95.12, 95.12, 121.0, 121.0, 87.97, 87.97, 108.4, 108.4, 119.8, 119.8, 103.0, 103.0, 116.2, 116.2, 119.1, 119.1, 83.33, 83.33, 87.72, 87.72, 141.1, 141.1, 106.7, 106.7, 69.23, 69.23, 105.9, 105.9, 82.61, 82.61, 64.2, 64.2, 56.31, 56.31, 117.0, 117.0, 83.5, 83.5, 72.33, 72.33, 78.66, 78.66, 110.8, 110.8, 109.2, 109.2, 96.47, 96.47, 98.08, 98.08, 96.28, 96.28, 85.92, 85.92, 89.51, 89.51], "colorbar": {"len": 0.4, "title": {"text": "Rel Diff"}, "y": 0.25, "yanchor": "top"}, "colorscale": [[0, "#0d0887"], [0.1111, "#46039f"], [0.2222, "#7201a8"], [0.3333, "#9c179e"], [0.4444, "#bd3786"], [0.5556, "#d8576b"], [0.6667, "#ed7953"], [0.7778, "#fb9f3a"], [0.8889, "#fdca26"], [1, "#f0f921"]], "line": {"color": "white", "width": 1}, "showscale": false, "size": 10, "symbol": "triangle-right"}, "mode": "markers", "name": "Relative (rh)", "showlegend": false, "text": ["rh", "rh", "rh", "rh", "rh", "rh", "rh", "rh", "rh", "rh", "rh", "rh", "rh", "rh", "rh", "rh", "rh", "rh", "rh", "rh", "rh", "rh", "rh", "rh", "rh", "rh", "rh", "rh", "rh", "rh", "rh", "rh", "rh", "rh", "rh", "rh", "rh", "rh", "rh", "rh", "rh", "rh", "rh", "rh", "rh", "rh", "rh", "rh", "rh", "rh", "rh", "rh", "rh", "rh", "rh", "rh", "rh", "rh", "rh", "rh", "rh", "rh", "rh", "rh", "rh", "rh", "rh", "rh", "rh", "rh", "rh", "rh", "rh", "rh"], "type": "scatter", "x": ["temporalpole", "temporalpole", "isthmuscingulate", "isthmuscingulate", "frontalpole", "frontalpole", "precentral", "precentral", "parstriangularis", "parstriangularis", "medialorbitofrontal", "medialorbitofrontal", "parsopercularis", "parsopercularis", "parsorbitalis", "parsorbitalis", "middletemporal", "middletemporal", "entorhinal", "entorhinal", "parahippocampal", "parahippocampal", "paracentral", "paracentral", "inferiortemporal", "inferiortemporal", "insula", "insula", "transversetemporal", "transversetemporal", "rostralanteriorcingulate", "rostralanteriorcingulate", "caudalanteriorcingulate", "caudalanteriorcingulate", "posteriorcingulate", "posteriorcingulate", "fusiform", "fusiform", "bankssts", "bankssts", "superiorfrontal", "superiorfrontal", "eTIV", "eTIV", "rostralmiddlefrontal", "rostralmiddlefrontal", "lateraloccipital", "lateraloccipital", "supramarginal", "supramarginal", "postcentral", "postcentral", "lateralorbitofrontal", "lateralorbitofrontal", "BrainSegVolNotVent", "BrainSegVolNotVent", "lingual", "lingual", "precuneus", "precuneus", "caudalmiddlefrontal", "caudalmiddlefrontal", "WhiteSurfArea", "WhiteSurfArea", "superiortemporal", "superiortemporal", "superiorparietal", "superiorparietal", "inferiorparietal", "inferiorparietal", "cuneus", "cuneus", "pericalcarine", "pericalcarine"], "xaxis": "x2", "y": [83.78, 83.78, 96.88, 96.88, 91.89, 91.89, 113.1, 113.1, 98.73, 98.73, 123.1, 123.1, 101.3, 101.3, 134.2, 134.2, 137.4, 137.4, 95.12, 95.12, 121.0, 121.0, 87.97, 87.97, 108.4, 108.4, 119.8, 119.8, 103.0, 103.0, 116.2, 116.2, 119.1, 119.1, 83.33, 83.33, 87.72, 87.72, 141.1, 141.1, 106.7, 106.7, 69.23, 69.23, 105.9, 105.9, 82.61, 82.61, 64.2, 64.2, 56.31, 56.31, 117.0, 117.0, 83.5, 83.5, 72.33, 72.33, 78.66, 78.66, 110.8, 110.8, 109.2, 109.2, 96.47, 96.47, 98.08, 98.08, 96.28, 96.28, 85.92, 85.92, 89.51, 89.51], "yaxis": "y2"}], "layout": {"annotations": [{"font": {"size": 16}, "showarrow": false, "text": "Absolute Difference: |Empirical - Theoretical| Std (◀ = Left, ▶ = Right)", "x": 0.5, "xanchor": "center", "xref": "paper", "y": 1, "yanchor": "bottom", "yref": "paper"}, {"font": {"size": 16}, "showarrow": false, "text": "Relative Difference: |Empirical - Theoretical| / Theoretical (◀ = Left, ▶ = Right)", "x": 0.5, "xanchor": "center", "xref": "paper", "y": 0.44, "yanchor": "bottom", "yref": "paper"}], "height": 900, "hovermode": "x unified", "showlegend": false, "title": {"font": {"size": 16}, "text": "R Standard Deviation: Empirical vs Theoretical Differences by Hemisphere"}, "width": 1400, "xaxis": {"anchor": "y", "domain": [0, 1], "showticklabels": false}, "xaxis2": {"anchor": "y2", "domain": [0, 1], "tickangle": -45, "tickfont": {"size": 9}, "title": {"text": "Brain Region"}}, "yaxis": {"anchor": "x", "domain": [0.56, 1], "exponentformat": "power", "title": {"text": "Absolute Difference"}, "type": "log"}, "yaxis2": {"anchor": "x2", "domain": [0, 0.44], "exponentformat": "power", "title": {"text": "Relative Difference"}, "type": "log"}}}
